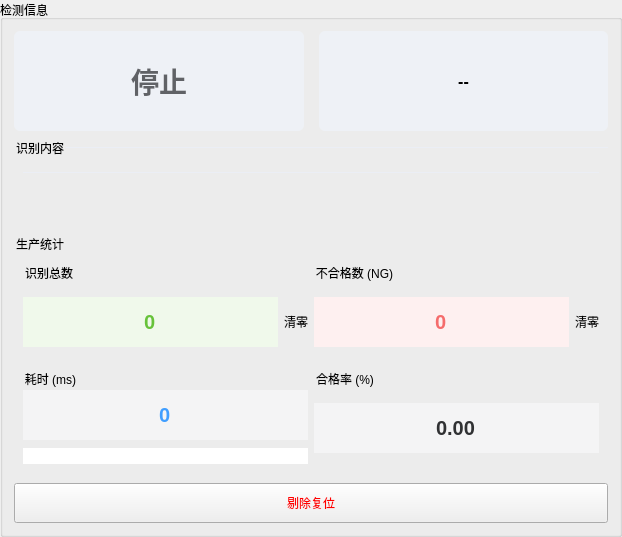
       <widget class="QGroupBox" name="groupBox1">
        <property name="maximumSize">
         <size>
          <width>16777215</width>
          <height>500</height>
         </size>
        </property>
        <property name="title">
         <string>检测信息</string>
        </property>
        <layout class="QGridLayout" name="gridLayout_6">
         <item row="0" column="0">
          <layout class="QHBoxLayout">
           <property name="spacing">
            <number>15</number>
           </property>
           <item>
            <widget class="QGroupBox" name="groupBox2_7">
             <property name="minimumSize">
              <size>
               <width>0</width>
               <height>100</height>
              </size>
             </property>
             <property name="styleSheet">
              <string notr="true">border:none;</string>
             </property>
             <property name="title">
              <string>运行状态</string>
             </property>
             <layout class="QVBoxLayout">
              <property name="leftMargin">
               <number>0</number>
              </property>
              <property name="topMargin">
               <number>0</number>
              </property>
              <property name="rightMargin">
               <number>0</number>
              </property>
              <property name="bottomMargin">
               <number>0</number>
              </property>
              <item>
               <widget class="QLabel" name="statusLabel">
                <property name="minimumSize">
                 <size>
                  <width>0</width>
                  <height>60</height>
                 </size>
                </property>
                <property name="styleSheet">
                 <string notr="true">background-color: #eef1f6; color: #606266; font-size: 28px; border-radius: 6px; font-weight: bold;</string>
                </property>
                <property name="text">
                 <string>停止</string>
                </property>
                <property name="alignment">
                 <set>Qt::AlignCenter</set>
                </property>
               </widget>
              </item>
             </layout>
            </widget>
           </item>
           <item>
            <widget class="QGroupBox" name="groupBox2_3">
             <property name="minimumSize">
              <size>
               <width>0</width>
               <height>100</height>
              </size>
             </property>
             <property name="styleSheet">
              <string notr="true">border:none;</string>
             </property>
             <property name="title">
              <string>判定结果</string>
             </property>
             <layout class="QVBoxLayout">
              <property name="leftMargin">
               <number>0</number>
              </property>
              <property name="topMargin">
               <number>0</number>
              </property>
              <property name="rightMargin">
               <number>0</number>
              </property>
              <property name="bottomMargin">
               <number>0</number>
              </property>
              <item>
               <widget class="QLabel" name="resultlabel">
                <property name="minimumSize">
                 <size>
                  <width>0</width>
                  <height>60</height>
                 </size>
                </property>
                <property name="styleSheet">
                 <string notr="true">background-color: #eef1f6; font-size: 16px; border-radius: 6px; font-weight: 900;</string>
                </property>
                <property name="text">
                 <string>--</string>
                </property>
                <property name="alignment">
                 <set>Qt::AlignCenter</set>
                </property>
               </widget>
              </item>
             </layout>
            </widget>
           </item>
          </layout>
         </item>
         <item row="2" column="0">
          <widget class="QGroupBox" name="groupBox2">
           <property name="styleSheet">
            <string notr="true">QGroupBox { border: none; background: transparent; margin-top: 20px; } QGroupBox::title {font-size: 14px; }
</string>
           </property>
           <property name="title">
            <string>生产统计</string>
           </property>
           <layout class="QGridLayout" name="gridLayout_4">
            <item row="0" column="0">
             <widget class="QGroupBox" name="groupBox2_1">
              <property name="minimumSize">
               <size>
                <width>285</width>
                <height>100</height>
               </size>
              </property>
              <property name="maximumSize">
               <size>
                <width>100000</width>
                <height>100</height>
               </size>
              </property>
              <property name="styleSheet">
               <string notr="true">border:none;</string>
              </property>
              <property name="title">
               <string>识别总数</string>
              </property>
              <layout class="QHBoxLayout">
               <property name="leftMargin">
                <number>0</number>
               </property>
               <property name="topMargin">
                <number>0</number>
               </property>
               <property name="rightMargin">
                <number>0</number>
               </property>
               <property name="bottomMargin">
                <number>0</number>
               </property>
               <item>
                <widget class="QLineEdit" name="imagenum">
                 <property name="minimumSize">
                  <size>
                   <width>0</width>
                   <height>50</height>
                  </size>
                 </property>
                 <property name="styleSheet">
                  <string notr="true">background: #f0f9eb; color: #67c23a; font-weight: bold; border:none; font-size: 20px;</string>
                 </property>
                 <property name="text">
                  <string>0</string>
                 </property>
                 <property name="alignment">
                  <set>Qt::AlignCenter</set>
                 </property>
                 <property name="readOnly">
                  <bool>true</bool>
                 </property>
                </widget>
               </item>
               <item>
                <widget class="QPushButton" name="cut_cancelButton_2">
                 <property name="minimumSize">
                  <size>
                   <width>0</width>
                   <height>50</height>
                  </size>
                 </property>
                 <property name="maximumSize">
                  <size>
                   <width>60</width>
                   <height>16777215</height>
                  </size>
                 </property>
                 <property name="text">
                  <string>清零</string>
                 </property>
                </widget>
               </item>
              </layout>
             </widget>
            </item>
            <item row="0" column="1">
             <widget class="QGroupBox" name="groupBox2_2">
              <property name="minimumSize">
               <size>
                <width>285</width>
                <height>100</height>
               </size>
              </property>
              <property name="maximumSize">
               <size>
                <width>100000</width>
                <height>100</height>
               </size>
              </property>
              <property name="styleSheet">
               <string notr="true">border:none;</string>
              </property>
              <property name="title">
               <string>不合格数 (NG)</string>
              </property>
              <layout class="QHBoxLayout">
               <property name="leftMargin">
                <number>0</number>
               </property>
               <property name="topMargin">
                <number>0</number>
               </property>
               <property name="rightMargin">
                <number>0</number>
               </property>
               <property name="bottomMargin">
                <number>0</number>
               </property>
               <item>
                <widget class="QLineEdit" name="ngnum">
                 <property name="minimumSize">
                  <size>
                   <width>0</width>
                   <height>50</height>
                  </size>
                 </property>
                 <property name="styleSheet">
                  <string notr="true">background: #fef0f0; color: #f56c6c; font-weight: bold; border:none; font-size: 20px;</string>
                 </property>
                 <property name="text">
                  <string>0</string>
                 </property>
                 <property name="alignment">
                  <set>Qt::AlignCenter</set>
                 </property>
                 <property name="readOnly">
                  <bool>true</bool>
                 </property>
                </widget>
               </item>
               <item>
                <widget class="QPushButton" name="cut_cancelButton_3">
                 <property name="minimumSize">
                  <size>
                   <width>0</width>
                   <height>50</height>
                  </size>
                 </property>
                 <property name="maximumSize">
                  <size>
                   <width>60</width>
                   <height>16777215</height>
                  </size>
                 </property>
                 <property name="text">
                  <string>清零</string>
                 </property>
                </widget>
               </item>
              </layout>
             </widget>
            </item>
            <item row="1" column="0">
             <widget class="QGroupBox" name="groupBox2_4">
              <property name="minimumSize">
               <size>
                <width>285</width>
                <height>100</height>
               </size>
              </property>
              <property name="maximumSize">
               <size>
                <width>100000</width>
                <height>100</height>
               </size>
              </property>
              <property name="styleSheet">
               <string notr="true">border:none;</string>
              </property>
              <property name="title">
               <string>耗时 (ms)</string>
              </property>
              <layout class="QVBoxLayout">
               <property name="leftMargin">
                <number>0</number>
               </property>
               <property name="topMargin">
                <number>0</number>
               </property>
               <property name="rightMargin">
                <number>0</number>
               </property>
               <property name="bottomMargin">
                <number>0</number>
               </property>
               <item>
                <widget class="QLineEdit" name="speedLabel">
                 <property name="minimumSize">
                  <size>
                   <width>0</width>
                   <height>50</height>
                  </size>
                 </property>
                 <property name="styleSheet">
                  <string notr="true">background: #f4f4f5; color: #409eff; font-weight: bold; border:none; font-size: 20px;</string>
                 </property>
                 <property name="text">
                  <string>0</string>
                 </property>
                 <property name="alignment">
                  <set>Qt::AlignCenter</set>
                 </property>
                 <property name="readOnly">
                  <bool>true</bool>
                 </property>
                </widget>
               </item>
               <item>
                <widget class="QLineEdit" name="lineBoxIndex">
                 <property name="visible">
                  <bool>false</bool>
                 </property>
                </widget>
               </item>
              </layout>
             </widget>
            </item>
            <item row="1" column="1">
             <widget class="QGroupBox" name="groupBox2_6">
              <property name="minimumSize">
               <size>
                <width>285</width>
                <height>100</height>
               </size>
              </property>
              <property name="maximumSize">
               <size>
                <width>100000</width>
                <height>100</height>
               </size>
              </property>
              <property name="styleSheet">
               <string notr="true">border:none;</string>
              </property>
              <property name="title">
               <string>合格率 (%)</string>
              </property>
              <layout class="QVBoxLayout">
               <property name="leftMargin">
                <number>0</number>
               </property>
               <property name="topMargin">
                <number>0</number>
               </property>
               <property name="rightMargin">
                <number>0</number>
               </property>
               <property name="bottomMargin">
                <number>0</number>
               </property>
               <item>
                <widget class="QLineEdit" name="lineBoxIndex_6">
                 <property name="minimumSize">
                  <size>
                   <width>0</width>
                   <height>50</height>
                  </size>
                 </property>
                 <property name="styleSheet">
                  <string notr="true">background: #f4f4f5; color: #303133; font-weight: bold; border:none; font-size: 20px;</string>
                 </property>
                 <property name="text">
                  <string>0.00</string>
                 </property>
                 <property name="alignment">
                  <set>Qt::AlignCenter</set>
                 </property>
                 <property name="readOnly">
                  <bool>true</bool>
                 </property>
                </widget>
               </item>
              </layout>
             </widget>
            </item>
           </layout>
          </widget>
         </item>
         <item row="1" column="0">
          <widget class="QGroupBox" name="groupBox2_8">
           <property name="minimumSize">
            <size>
             <width>0</width>
             <height>90</height>
            </size>
           </property>
           <property name="styleSheet">
            <string notr="true">border:none; border-top: 1px solid #ebeef5; margin-top: 10px; padding-top: 5px;</string>
           </property>
           <property name="title">
            <string>识别内容</string>
           </property>
           <layout class="QVBoxLayout">
            <item>
             <widget class="QLabel" name="resultlabel_7">
              <property name="styleSheet">
               <string notr="true">color: #409eff; font-size: 20px; font-weight: bold;</string>
              </property>
              <property name="text">
               <string/>
              </property>
              <property name="alignment">
               <set>Qt::AlignCenter</set>
              </property>
             </widget>
            </item>
           </layout>
          </widget>
         </item>
         <item row="3" column="0">
          <widget class="QPushButton" name="pushButton_10">
           <property name="minimumSize">
            <size>
             <width>0</width>
             <height>40</height>
            </size>
           </property>
           <property name="styleSheet">
            <string notr="true">color: rgb(255, 0, 0);</string>
           </property>
           <property name="text">
            <string>剔除复位</string>
           </property>
          </widget>
         </item>
        </layout>
       </widget>
